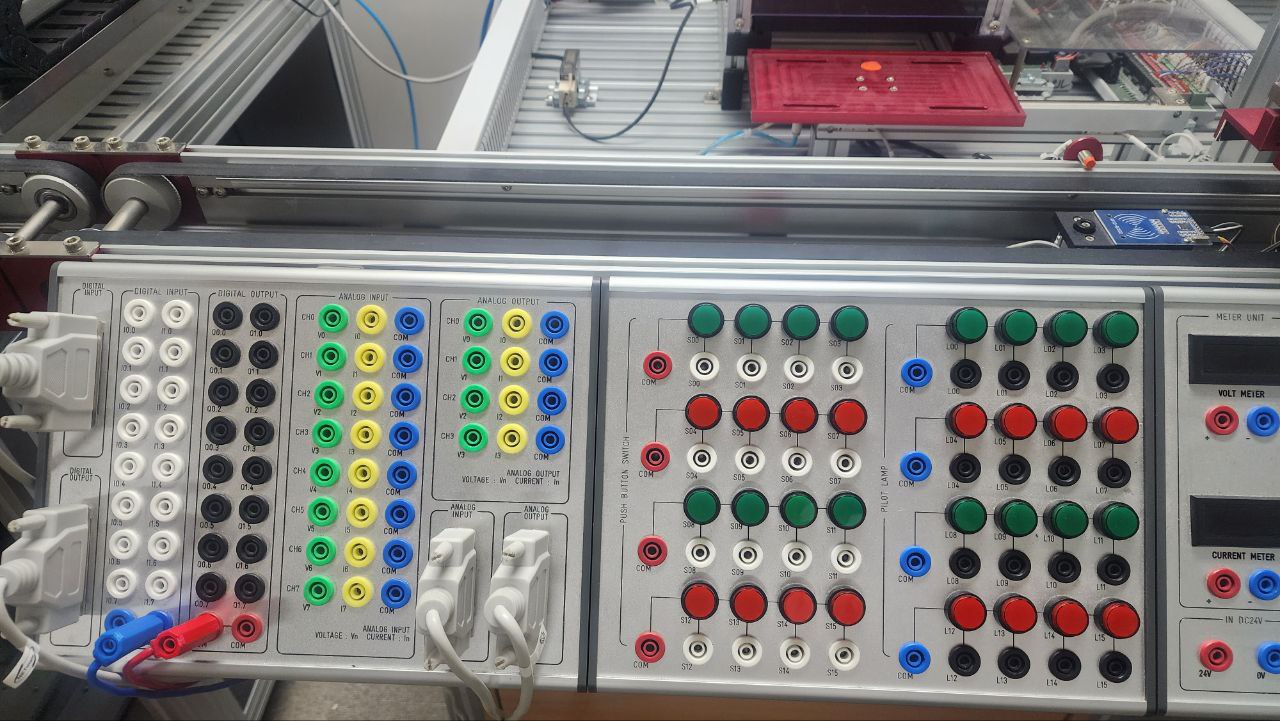
#> input picture sample.jpg, 1280 x 721 px, found by its file name
$ jupyter execute py06_my.ipynb
#> lines starting #> are read from the running program, lines starting #| are printed output that depends on the picture; after the words box and inside, x2 and y2 are one past the last pixel; in counts of white or black regions, pixels touching at a corner belong together
# 이미지처리

[cell 1]
# !pip install opencv-python
# !pip install matplotlib

## 이미지 밝기 계산 및 평가

[cell 2]
import numpy as np
import matplotlib.pyplot as plt
import cv2 # RGB -> BGR

# 1. numpy로 즉석 이미지 생성
# img = np.random.randint(0, 256, (100, 100, 3), dtype = np.uint8)
img = cv2.imread('./public/sample.jpg')
#> img is the input picture: shape (721, 1280, 3); mean B, G, R 123.6, 124.8, 127.4


# 2. 그레이스케일 변환 (색상 -> 밝기)
gray = cv2.cvtColor(img, cv2.COLOR_BGR2GRAY)
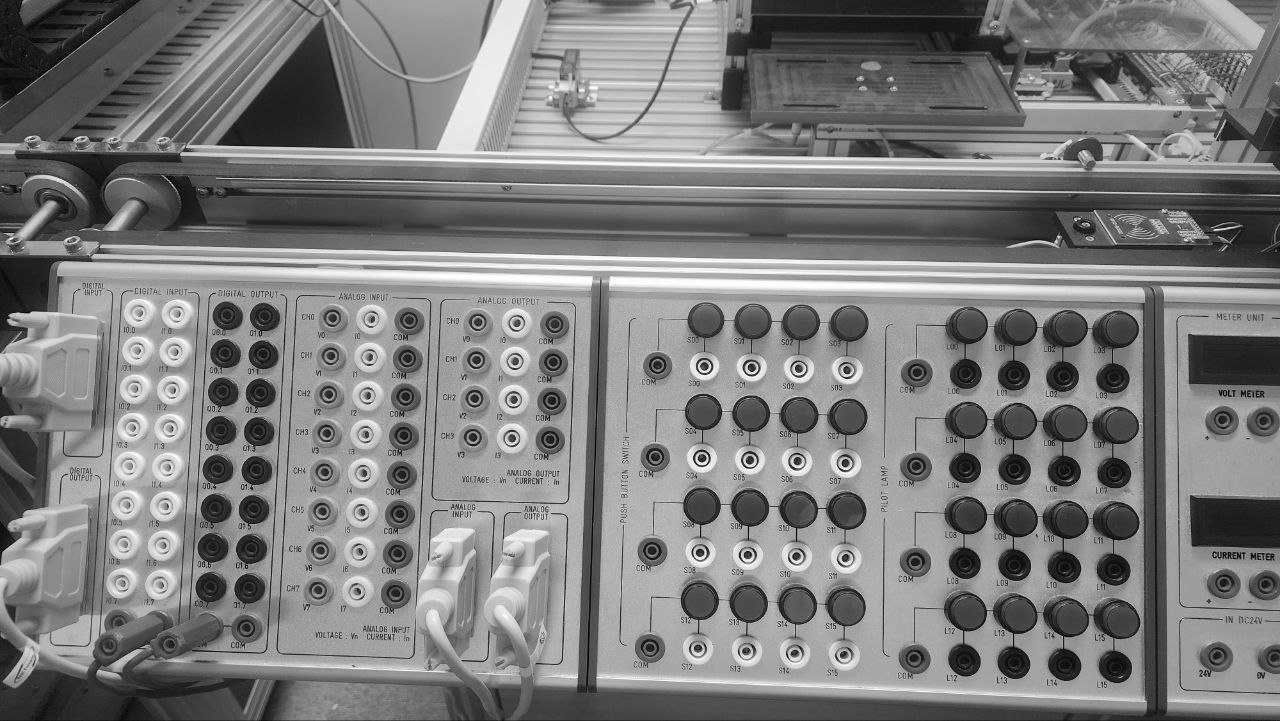
#> gray: shape (721, 1280); min 0, max 255, mean 125.5
img_rgb = cv2.cvtColor(img, cv2.COLOR_BGR2RGB)

# 3. 이미지의 평균 밝기를 계산
mean_brighteness = np.mean(gray)
#> mean_brighteness = 125.5
print(f"평균 밝기: {mean_brighteness:.2f}")
#| 평균 밝기: 125.47

if mean_brighteness < 127.5:
    print("🌃이미지가 너무 어둡습니다.")
    gray = cv2.putText(gray.copy(), "Too Dark", (10,50), cv2.FONT_HERSHEY_SIMPLEX, 0.5, (255), 2 ,cv2.LINE_AA)
elif mean_brighteness > 127.9:
    print("☀️이미지가 너무 밝습니다.")
    gray = cv2.putText(gray.copy(), "Too Bright", (8,50), cv2.FONT_HERSHEY_SIMPLEX, 0.5, (0), 2 ,cv2.LINE_AA)
else:
    print("😊정상 이미지 입니다.")

plt.subplot(1, 2, 1)
plt.title("RGB scale")
plt.imshow(img_rgb)
plt.axis('off')

plt.subplot(1, 2, 2)
plt.title("Gray scale")
plt.imshow(gray, cmap="gray")
plt.axis('off')
plt.show()

## HSV 와 이미지 처리

#### H - HUE(색상) 0 ~ 179 (원래는 360 -> OpenCV 180단계로 줄임), 2로 나눔
- 빨강 : 0, 179 부근 (양끝)
- 노랑 : 30
- 하늘 : 90
- 파랑 : 120
- 보라 : 150
#### S - Saturation(채도)
- 0 ~ 255 : 값이 낮을 수록 회색(탁한색) 높을수록 원색
#### V - Value(명도)
- 0 ~ 255 : 색의 밝기, 낮을 수록 검정(0) 높을 수록 밝은상태(255)

[cell 3]
import cv2
import numpy as np
import matplotlib.pyplot as plt

# 1. numpy로 즉석 이미지 생성
# img = np.random.randint(0, 256, (100, 100, 3), dtype = np.uint8)

hsv_img = cv2.cvtColor(img , cv2.COLOR_BGR2HSV)
#> hsv_img: shape (721, 1280, 3); mean H, S, V 65.3, 36.8, 134.8

# 파란색 범위를 정의(HSV)
lower_blue = np.array([100, 100, 100])
upper_blue = np.array([140, 255, 255])

# 마스크
mask = cv2.inRange(hsv_img, lower_blue, upper_blue)
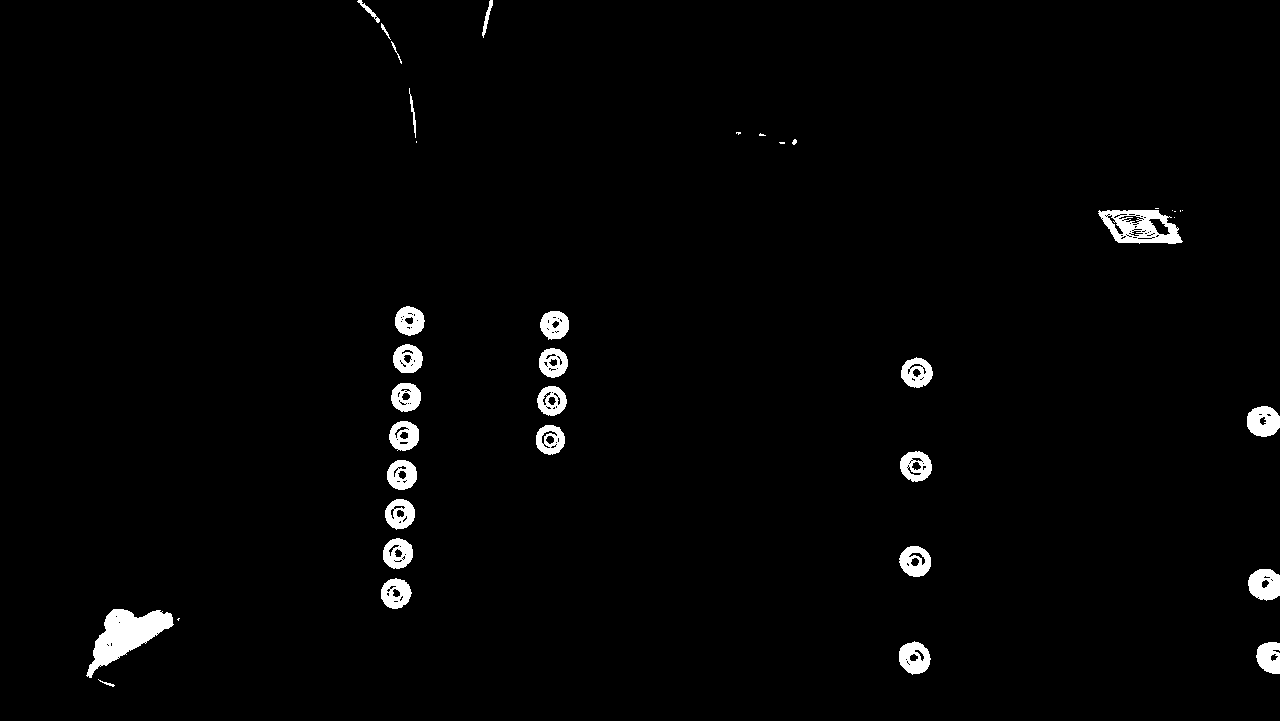
#> mask: shape (721, 1280); 1.9% white; 39 white regions (11 under 20 px), largest, box (x1, y1, x2, y2) and area: (86, 609, 174, 678) 2674, (1098, 210, 1183, 244) 1722, (1248, 569, 1280, 601) 788

blue_region = cv2.bitwise_and(img, img, mask = mask)
blue_region_rgb = cv2.cvtColor(blue_region, cv2.COLOR_BGR2RGB)

plt.subplot(1,2,1)
plt.imshow(blue_region)
plt.title("BGR")
plt.axis("off")

plt.subplot(1,2,2)
plt.imshow(blue_region_rgb)
plt.title("RGB")
plt.axis("off")
plt.show()
#> figure, not shown here; B, G, R data is drawn as R, G, B

[cell 4]
# 가우시안 블러 적용 (노이즈제거)
blurred = cv2.GaussianBlur(img,(7,7),0)
blurred_rgb = cv2.cvtColor(blurred, cv2.COLOR_BGR2RGB)

print(blurred.shape)
#| (721, 1280, 3)

plt.subplot(1,2,1)
plt.imshow(blurred)
plt.title("GaussianBlur")
plt.axis("off")

plt.subplot(1,2,2)
plt.imshow(blurred_rgb)
plt.title("GaussianBlur_RGB")
plt.axis("off")

plt.show()
#> figure, not shown here; B, G, R data is drawn as R, G, B

[cell 5]
edges = cv2.Canny(img,50, 150) # 50보다 작으면 값을 무시, 150보다 클경우 강하게 엣지로 인정
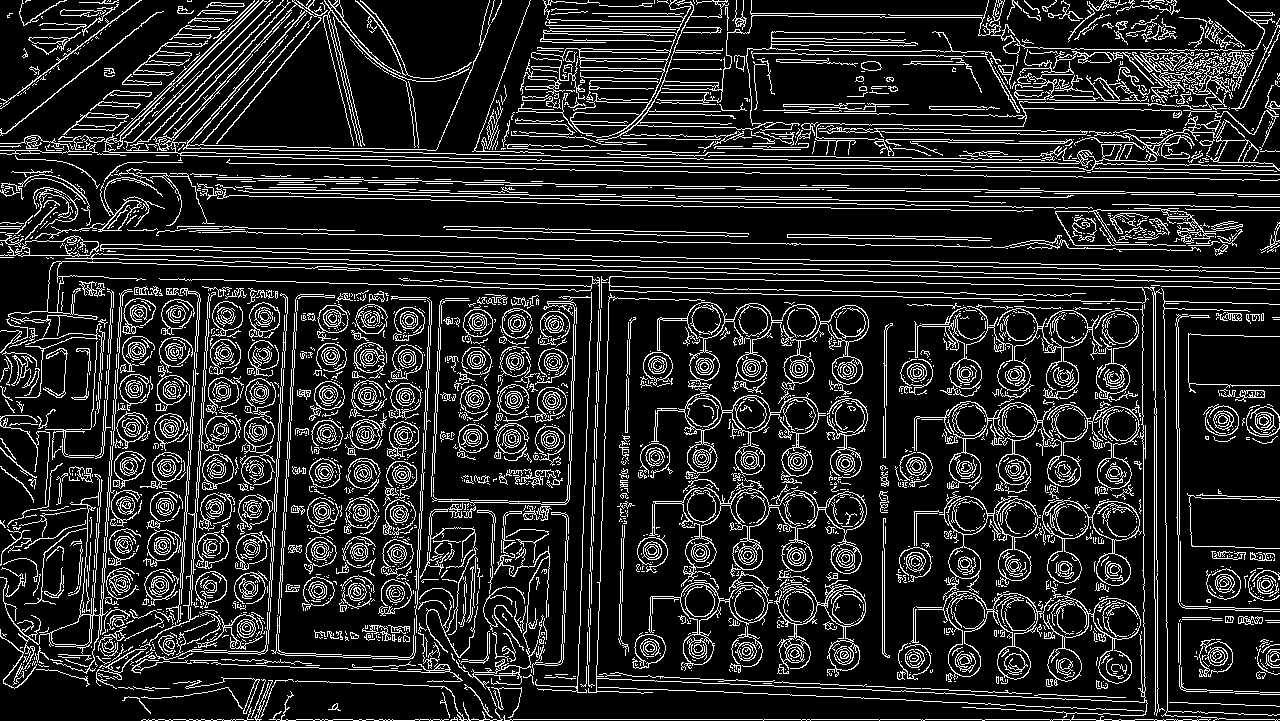
#> edges: shape (721, 1280); 15.3% white in thin lines or dots
edges_blur = cv2.Canny(blurred_rgb,50, 150) # 50보다 작으면 값을 무시, 150보다 클경우 강하게 엣지로 인정
#> edges_blur: shape (721, 1280); 7.5% white in thin lines or dots

plt.subplot(1,2,1)
plt.imshow(edges, cmap="gray")
plt.title("Edges")
plt.axis("off")

plt.subplot(1,2,2)
plt.imshow(edges_blur, cmap="gray")
plt.title("Edges_blur")
plt.axis("off")

plt.show()

[cell 6]
# 3x3 선명화 커널
sharp_kernel = np.array([
       [ 0, -2,  0],
       [-2,  10, -2],
       [ 0, -2,  0],
])

sharpen = cv2.filter2D(blurred, -1, sharp_kernel)
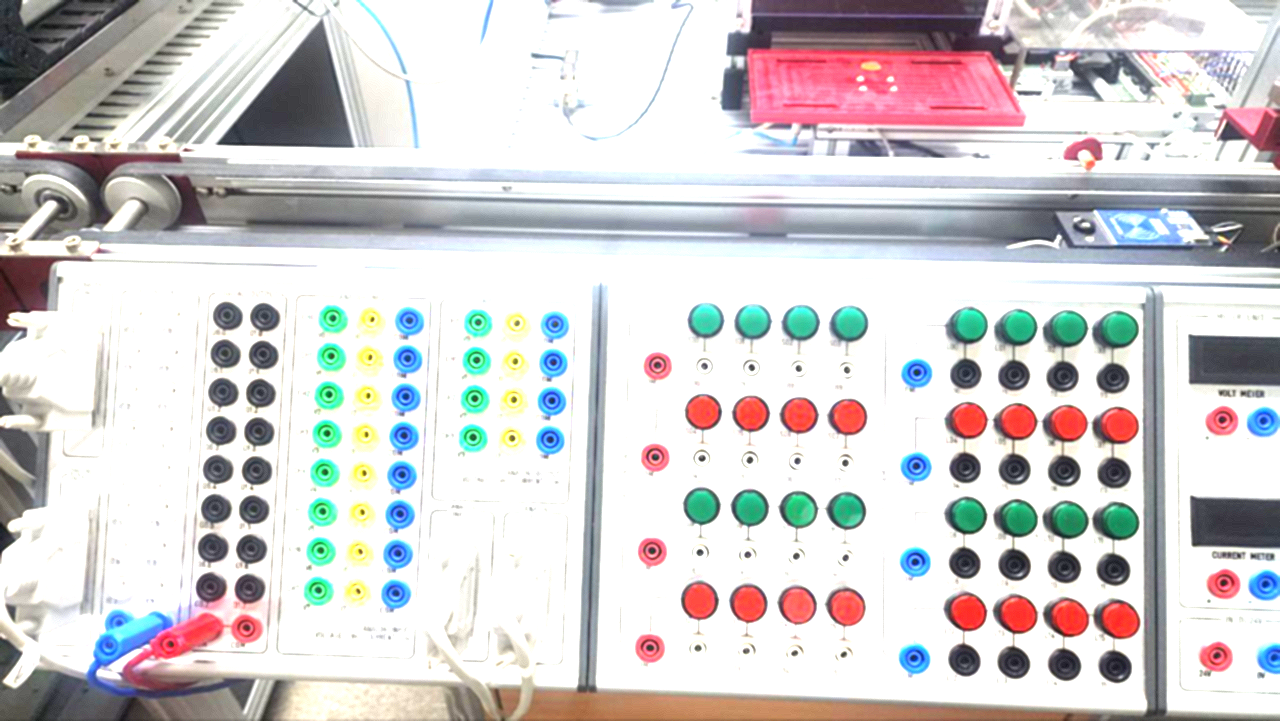
#> sharpen: shape (721, 1280, 3); mean B, G, R 207.9, 206.9, 209.8
sharpen_rgb = cv2.cvtColor(sharpen, cv2.COLOR_BGR2RGB)

plt.subplot(1,2,1)
plt.imshow(blurred_rgb)
plt.title("GaussianBlur_RGB")
plt.axis("off")

plt.subplot(1,2,2)
plt.imshow(sharpen_rgb)
plt.title("Sharpen_RGB")
plt.axis("off")

plt.show()

[cell 7]
# 고급 선명화 기법

sharpen2 = cv2.addWeighted(img, 2, blurred, -1, 0 )
sharpen2_rgb = cv2.cvtColor(sharpen2, cv2.COLOR_BGR2RGB)

plt.subplot(1,2,1)
plt.imshow(img_rgb)
plt.title("Original_RGB")
plt.axis("off")

plt.subplot(1,2,2)
plt.imshow(sharpen2_rgb)
plt.title("Sharpen2_RGB")
plt.axis("off")

plt.show()
